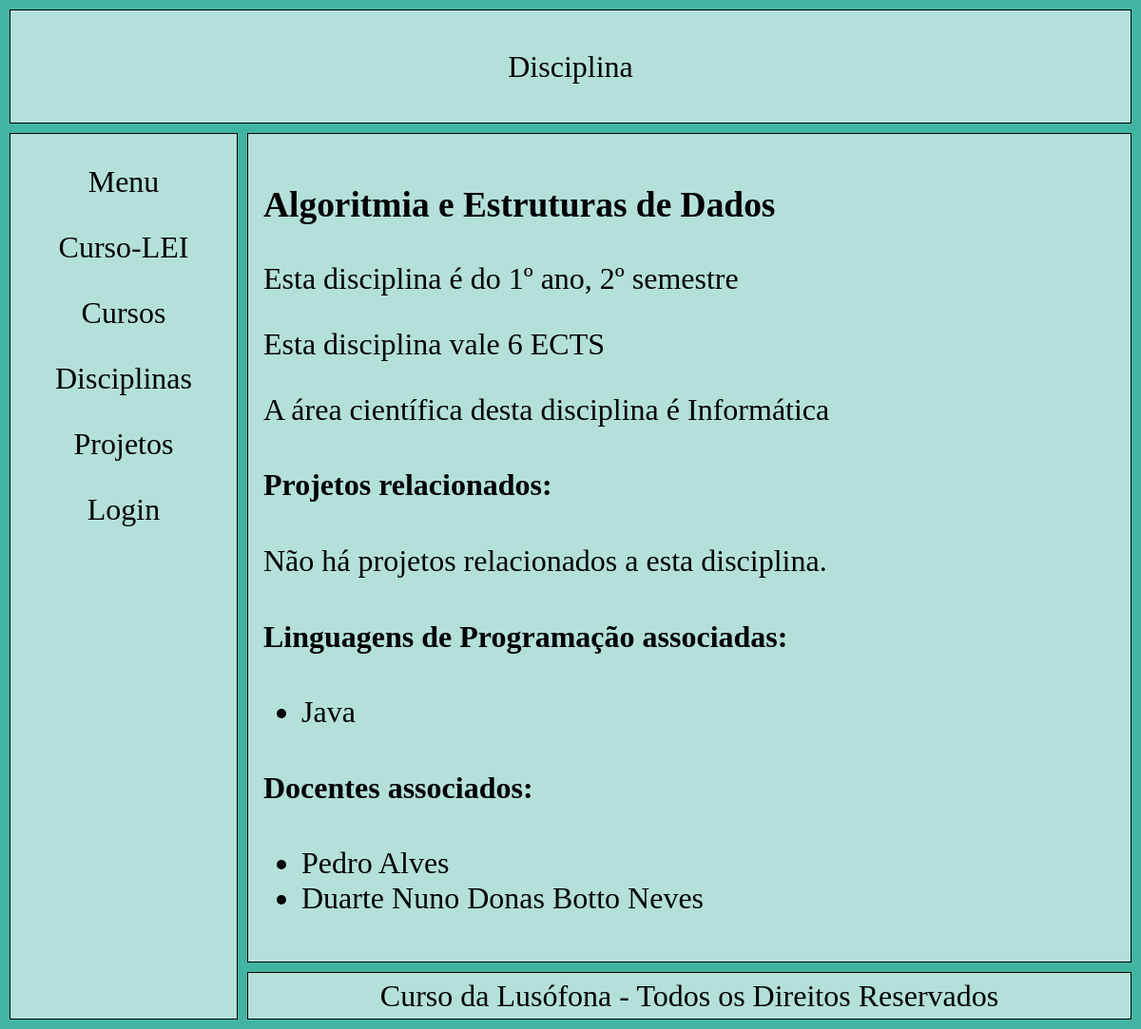
The app's page /portefolio/disciplina/8/ with its own data.
### portefolio/models.py (models this page shows, shortened)
class Disciplina(models.Model):
    nome = models.CharField(max_length=40)
    ano = models.IntegerField()
    semestre = models.IntegerField()
    ects = models.IntegerField()
    curricularIUnitReadableCode = models.CharField(max_length=100)
    curso = models.ForeignKey(Curso, on_delete=models.CASCADE)
    area_cientifica = models.ForeignKey(AreaCientifica, on_delete=models.CASCADE)

class AreaCientifica(models.Model):
    nome = models.CharField(max_length=100)

class LinguagemProgramacao(models.Model):
    nome = models.CharField(max_length=50)
    projeto = models.ManyToManyField(Projeto, blank=True)
    disciplina = models.ManyToManyField(Disciplina, blank=True)

class Docente(models.Model):
    nome = models.CharField(max_length=70)
    disciplinas = models.ManyToManyField(Disciplina)

### portefolio/views.py (the view)
# urls.py: path('disciplina/<int:disciplina_id>/', views.disciplina_view, name="disciplina"),
def disciplina_view(request, disciplina_id):
    context = {
      'disciplina': Disciplina.objects.get(id=disciplina_id),
    }
    return render(request, "portefolio/disciplina.html", context)

### portefolio/templates/portefolio/disciplina.html (shortened to what this page needs)
{% extends 'portefolio/layout.html' %}
{% block title %}Disciplina{% endblock %}
{% block content %}
    <h3>{{ disciplina.nome }}</h3>
    <p>Esta disciplina é do {{disciplina.ano}}º ano, {{disciplina.semestre}}º semestre</p>
    <p>Esta disciplina vale {{disciplina.ects}} ECTS</p>
    {% if disciplina.area_cientifica %}
        <p>A área científica desta disciplina é {{disciplina.area_cientifica.nome}}</p>
    {% else %}
        <p>Esta disciplina ainda não foi atribuída um Área cientifica</p>
    {% endif %}
    <h4>Projetos relacionados:</h4>
    {% if disciplina.projeto %}
        <ul>
            <li><a href="{% url 'portefolio:projeto' projeto_id=disciplina.projeto.id %}">{{ disciplina.projeto.nome_projeto }}</a></li>
        </ul>
    {% else %}
        <p>Não há projetos relacionados a esta disciplina.</p>
    {% endif %}
    <h4>Linguagens de Programação associadas:</h4>
    {% if disciplina.linguagemprogramacao_set.all %}
        <ul>
            {% for linguagem in disciplina.linguagemprogramacao_set.all %}
                <li>{{ linguagem.nome }}</li>
            {% endfor %}
        </ul>
    {% else %}
        <p>Não há linguagens de programação associadas a esta disciplina.</p>
    {% endif %}
    <h4>Docentes associados:</h4>
    {% if disciplina.docente_set.all %}
        <ul>
            {% for docente in disciplina.docente_set.all %}
                <li>{{ docente.nome }}</li>
            {% endfor %}
        </ul>
    {% else %}
        <p>Não há docentes associados a esta disciplina.</p>
    {% endif %}
{% endblock %}

### portefolio/templates/portefolio/layout.html (style rules this page uses)
html, body { margin: 0; padding: 0; height: 100%; background-color: #42B5A2; }

### records on screen
Disciplina: nome "Algoritmia e Estruturas de Dados", ano "1", semestre "2", ects "6", area_cientifica.nome "Informática"
LinguagemProgramacao: nome "Java"
Docente: nome "Pedro Alves"
Docente: nome "Duarte Nuno Donas Botto Neves"
